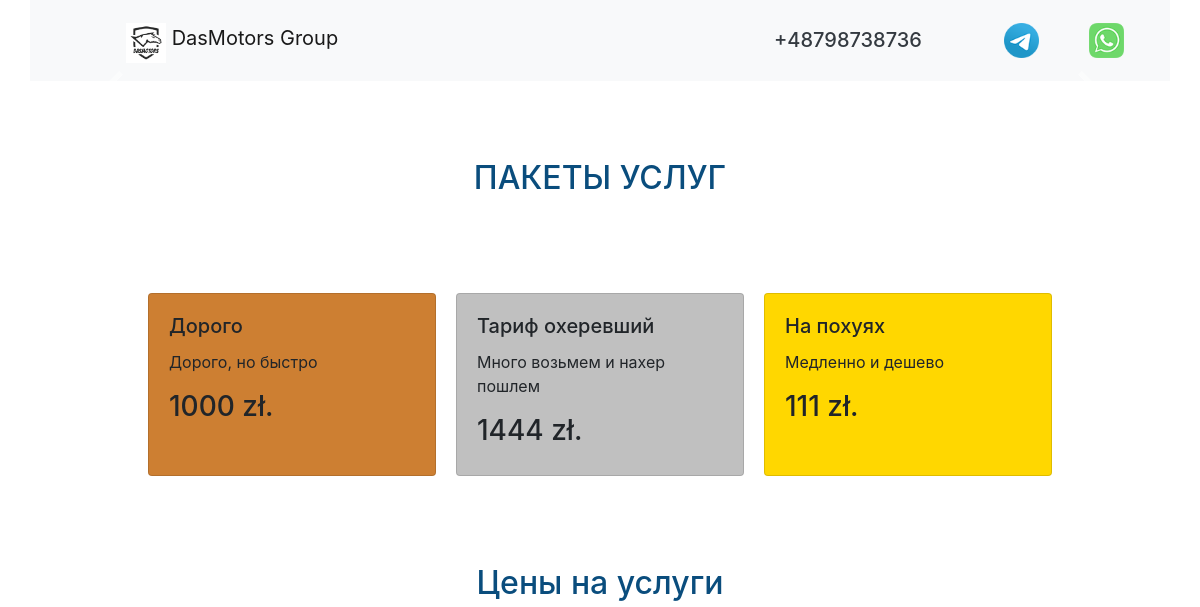
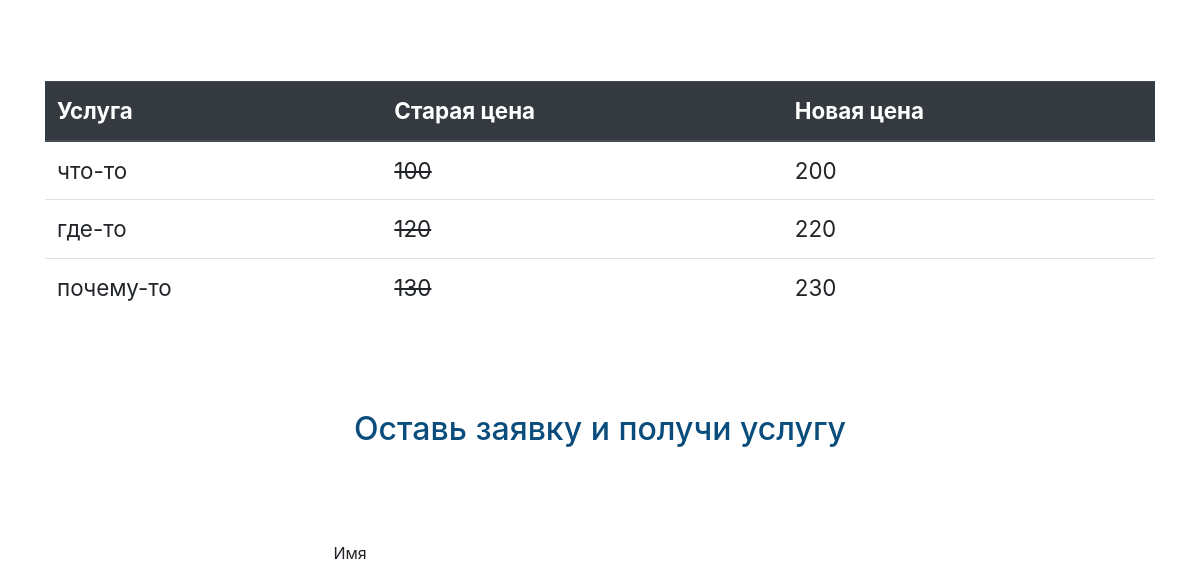
Before: / (upper part) with the older database file (2 pictures, top to bottom).
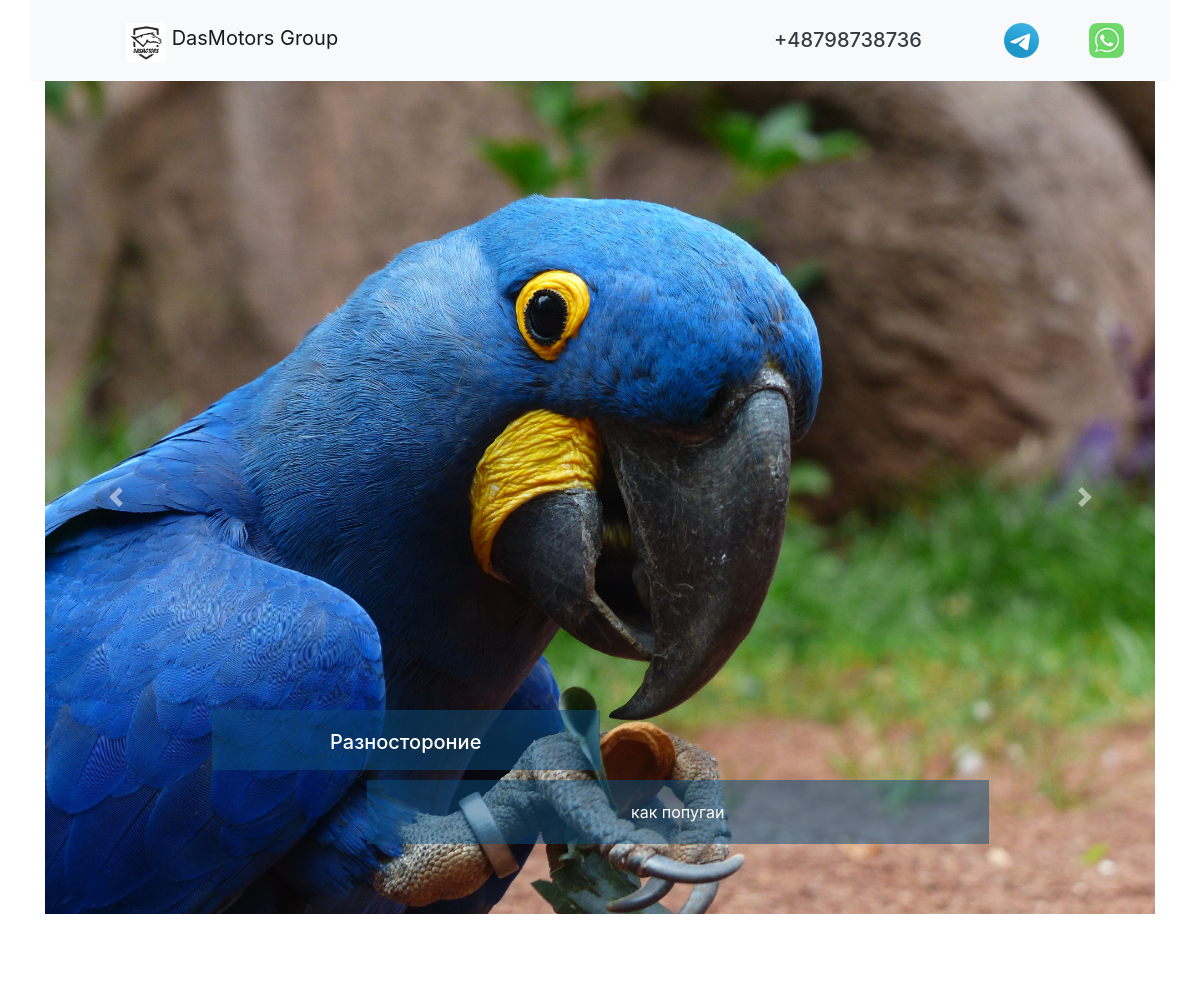
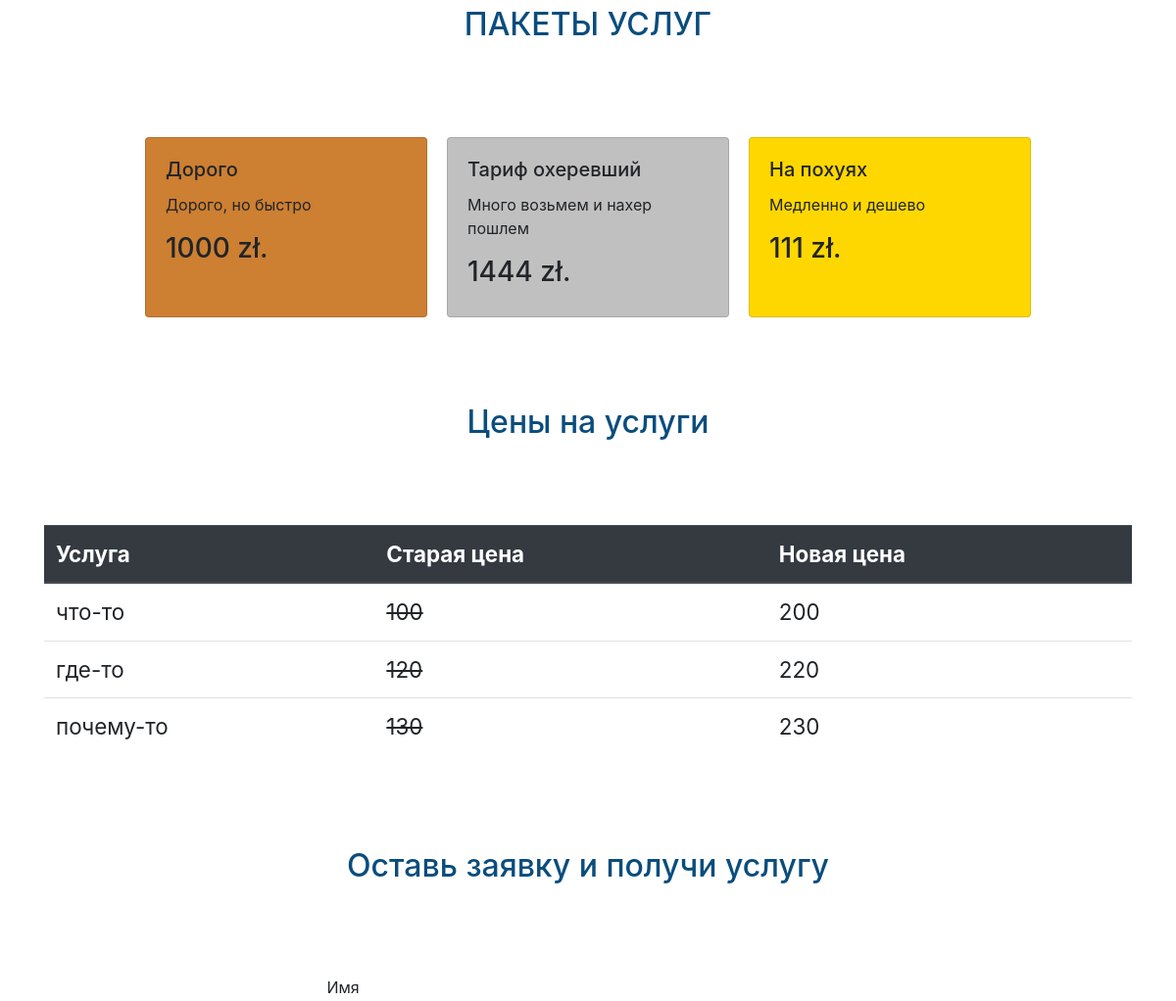
After: the same page with the newer database file (2 pictures, top to bottom).
### price/models.py (models this page shows, shortened)
class PriceCard(models.Model):
    pc_value = models.CharField(max_length=200, verbose_name='Цена')
    pc_description = models.CharField(max_length=200, verbose_name='Описание')
    def __str__(self):
        return self.pc_value
    class Meta:
        verbose_name = 'Цены'
        verbose_name_plural = 'Цены'

class PriceTable(models.Model):
     pt_title = models.CharField(max_length=200, verbose_name='Услуга')
     pt_old_price = models.CharField(max_length=200, verbose_name='Старая цена')
     pt_new_price = models.CharField(max_length=200, verbose_name='Новая цена')
     class Meta:
         verbose_name = 'Услугу'
         verbose_name_plural = 'Услуга'

### cms/models.py (models this page shows, shortened)
class CmsSlider(models.Model):
    cms_img = models.ImageField(upload_to='sliderimg/')
    cms_title = models.CharField(max_length=200, verbose_name='Заголовок')
    cms_text = models.CharField(max_length=200, verbose_name='Текст')
    cms_css = models.CharField(max_length=200, null= True , default='-', verbose_name='CSS класс')
    class Meta:
        verbose_name = 'Слайд'
        verbose_name_plural = 'Слайды'

### crm/views.py (the view)
# urls.py: path('', views.index_page),
def index_page(request):
    slider_list = CmsSlider.objects.all()
    pc_1 = PriceCard.objects.get(pk = 1)
    pc_2 = PriceCard.objects.get(pk = 2)
    pc_3 = PriceCard.objects.get(pk = 3)
    price_table = PriceTable.objects.all()
    form = OrderForm()
    dict_obj =  {'slider_list': slider_list,
                 'pc_1': pc_1,
                 'pc_2': pc_2,
                 'pc_3': pc_3,
                 'price_table': price_table,
                 'form': form,
                           }
    return render(request, './index.html', dict_obj)

### templates/index.html (shortened to what this page needs)
{% extends 'base.html' %}
{% load static %}
{% block index %}
  	{% include 'carusel.html' %}
	{% include 'price.html' %}
  	<section>
  		<div class="container class_form">
  			<h1 class="text-3">Оставь заявку и получи услугу</h1>
  			<div class="row justify-content-center">
  			<form action="{% url 'thanks_page' %}" method="POST" style="width: 50%;">
			  <div class="form-group row">
			    <label for="inputEmail3" class="col-sm-2 col-form-label">Имя</label><br>
			  </div>
			</form>
			</div>
  		</div>
  	</section>
{% endblock %}

### templates/base.html (shortened to what this page needs)
{% load static %}
<!doctype html>
<html lang="ru">
  <head>
    <link href="{% static 'external.css' %}" rel="stylesheet">
    <link rel="stylesheet" href="https://cdn.jsdelivr.net/npm/bootstrap@4.5.3/dist/css/bootstrap.min.css">
  </head>
  <body>
	<nav class="navbar navbar-light bg-light container">
	  <a class="navbar-brand logo-top" href="#">
	    <img src="{% static 'img/logo1.png' %}" width="40" height="40" class="d-inline-block align-top" alt="" loading="lazy">
	    DasMotors Group
	  </a>
	  <div class="contact-top">
                <a class="whatsapp-number" href="https://web.whatsapp.com/"></a>
                <a class="telegram-number" href="https://t.me/"></a>
              <a class="phone-number text-dark" href="tel:+48798738736">
              	<h5>+48798738736</h5></a>
      </div>
	</nav>
{% block index %}
{% endblock %}
  </body>
</html>

### templates/carusel.html (shortened to what this page needs)
{% load static %}
<section>
  		<div id="carouselExampleCaptions" class="carousel slide container" data-ride="carousel">
		  <div class="carousel-inner">
			{% for slide in slider_list %}
		    <div class="carousel-item {{ slide.cms_css }}">
		      <img src="{{ slide.cms_img.url }}" class="d-block w-100"  alt="...">
		      <div class="carousel-caption d-none d-md-block">
		        <h5 class="slaider_h">{{ slide.cms_title }}</h5>
		        <p class="slaider_p">{{ slide.cms_text }}</p>
		      </div>
		    </div>
		    {% endfor %}
		  </div>
		  <a class="carousel-control-prev" href="#carouselExampleCaptions" role="button" data-slide="prev">
		    <span class="carousel-control-prev-icon" aria-hidden="true"></span>
		  </a>
		  <a class="carousel-control-next" href="#carouselExampleCaptions" role="button" data-slide="next">
		    <span class="carousel-control-next-icon" aria-hidden="true"></span>
		  </a>
		</div>
  	</section>

### templates/price.html
  	<section>
  		<div class="container">
  			<h1 class="text-3">ПАКЕТЫ УСЛУГ</h1>
  			<div class="row justify-content-center">
  				<div class="card product_card" style="width: 18rem; background-color: #cd7f32;">
				  <div class="card-body">
				    <h5 class="card-title">Дорого</h5>
				    <p class="card-text">Дорого, но быстро</p>
				    <h3>{{ pc_1 }} zł.</h3>
				  </div>
				</div>
				<div class="card product_card" style="width: 18rem; background-color: #c0c0c0;">
				  <div class="card-body">
				    <h5 class="card-title">Тариф охеревший</h5>
				    <p class="card-text">Много возьмем и нахер пошлем</p>
				    <h3>{{ pc_2 }} zł.</h3>
				  </div>
				</div>
				<div class="card product_card" style="width: 18rem; background-color: #ffd700;">
				  <div class="card-body">
				    <h5 class="card-title">На похуях</h5>
				    <p class="card-text">Медленно и дешево</p>
				    <h3>{{ pc_3 }} zł.</h3>
				  </div>
				</div>
  			</div>
  		</div>
  	</section>
  	<section>
  		<div class="container">
  			<h1 class="text-3">Цены на услуги</h1>
  			<table class="table table_one">
			  <thead class="thead-dark">
			    <tr>
			      <th scope="col">Услуга</th>
			      <th scope="col">Старая цена</th>
			      <th scope="col">Новая цена</th>
			    </tr>
			  </thead>
			  <tbody>
			  {% for obj in price_table %}
			    <tr>
			      <td>{{ obj.pt_title }}</td>
			      <td><del>{{ obj.pt_old_price }}</del></td>
			      <td>{{ obj.pt_new_price }}</td>
			    </tr>
			  {% endfor %}
			  </tbody>
			</table>
  		</div>
  	</section>

### landingpagewebsite/static/external.css (style rules this page uses)
.logo-top { width: 100px; height: 40px; float: left; margin: 0px 0px 5px 80px; }
.phone-number { width: 200px; height: 40px; float: right; margin: 20px 10px 5px 20px; }
.whatsapp-number { width: 35px; height: 35px; float: right; margin: 15px 30px 5px 20px; background: url(./img/wa-image-color.png) no-repeat center top / cover; transition: 0.5s ease-in-out; }
.telegram-number { width: 35px; height: 35px; float: right; margin: 15px 30px 5px 20px; background: url(./img/tg-image-color.png) no-repeat center top / cover; transition: 0.5s ease-in-out; }
.slaider_h { height: 60px; width: 50%; margin: 30px 0px 10px 0px; padding-top: 20px; background-color: rgba(10, 77, 125, 0.5); text-align: center; }
.slaider_p { height: 100%; width: 80%; float: right; margin: 0px 0px 30px 0px; padding-top: 20px; padding-bottom: 20px; background-color: rgba(10, 77, 125, 0.5); text-align: center; }
.text-3 { color: rgb(10, 77, 125); font-size: 2em; text-align: center; padding-top: 7%; padding-bottom: 7%; }
.product_card { margin: 10px; }
.table_one { font-size: 1.4em; }
.class_form { text-align: center; padding-bottom: 7%; }

Changed rows visible on the page:
added CmsSlider: cms_img (picture), cms_title "Разностороние", cms_text "как попугаи"
